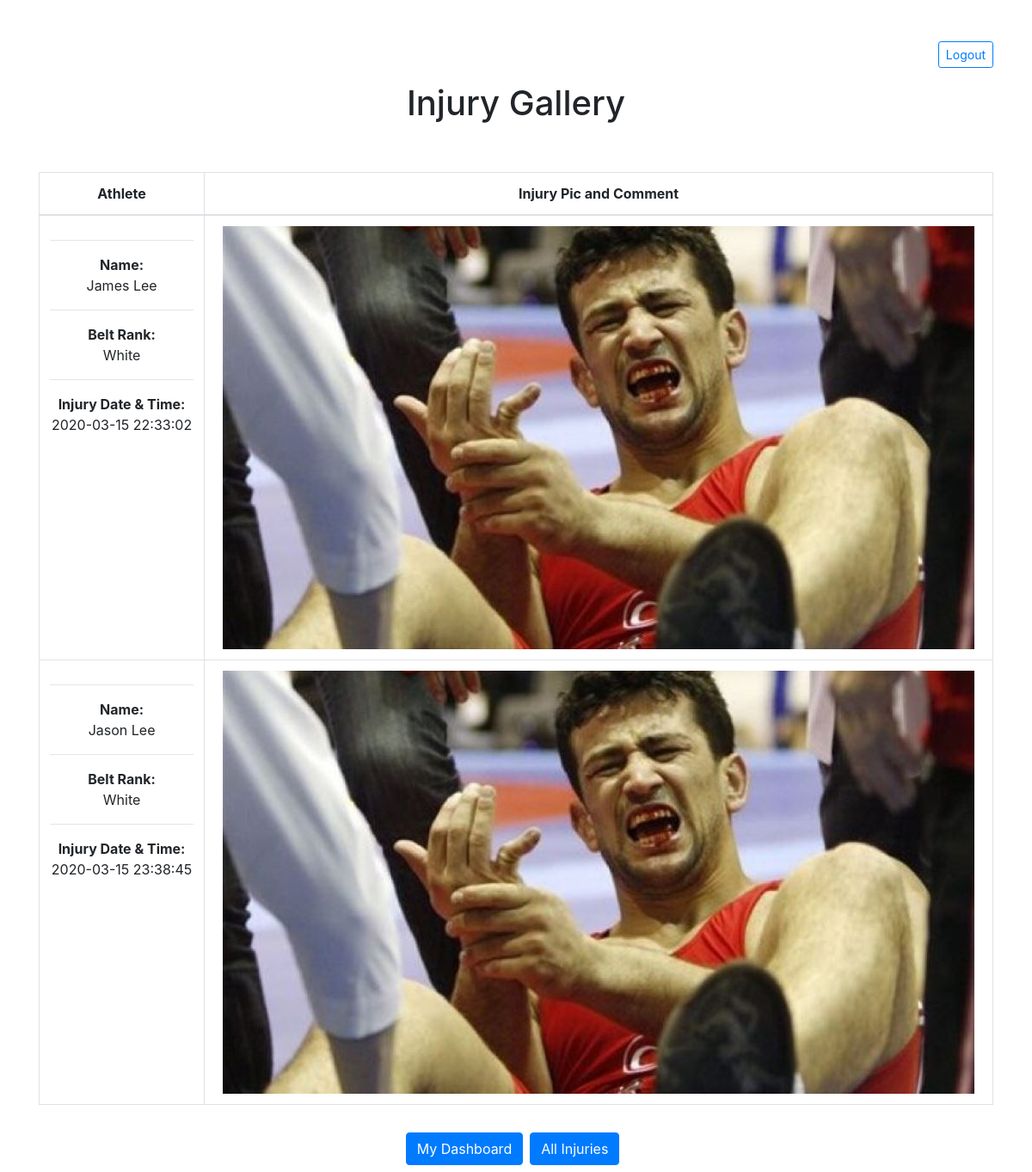
/photolog (signed in), run on an earlier commit of the app's database.
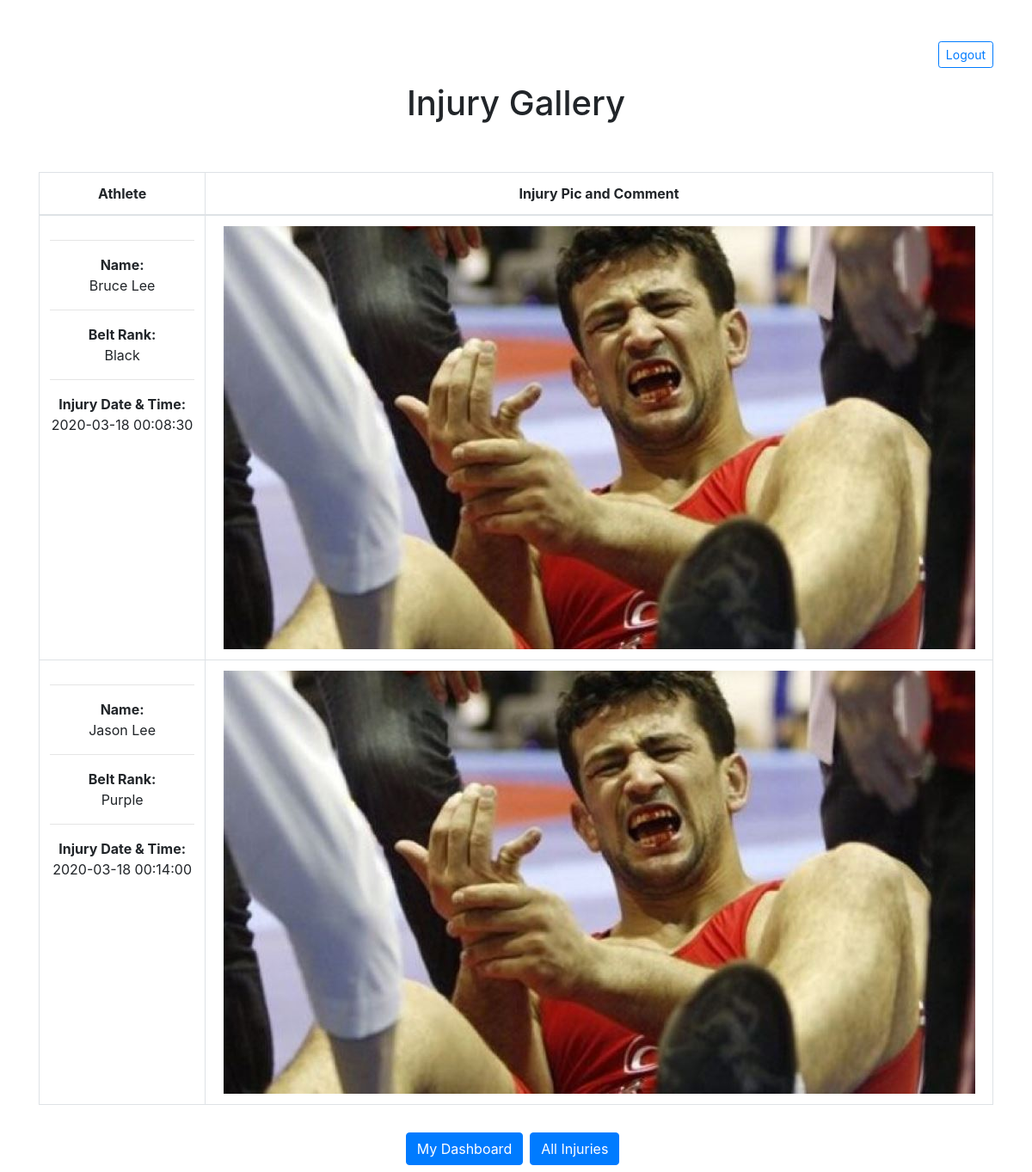
And on a later commit of the database.
### app.py (models this page shows, shortened)
class User(db.Model):
    __tablename__ = "users"
    id = db.Column(db.Integer, primary_key=True)
    first_name = db.Column(db.String(255))
    last_name = db.Column(db.String(255))
    belt_rank = db.Column(db.String(10))
    email = db.Column(db.String(255))
    password = db.Column(db.String(255))
    created_at = db.Column(db.DateTime, server_default=func.now())
    updated_at = db.Column(db.DateTime, server_default=func.now(), onupdate=func.now())

### app.py (the view)
@app.route('/photolog')
def photolog():
    if 'cur_user' not in session:
        return redirect("/")
    else:
        users_list = User.query.all()
        return render_template("/photolog.html", all_users = users_list)

### templates/photolog.html (shortened to what this page needs)
<!DOCTYPE html>
<html lang="en">
<head>
    <link rel="stylesheet" href="https://cdnjs.cloudflare.com/ajax/libs/twitter-bootstrap/4.4.1/css/bootstrap.min.css">
    <link rel="stylesheet" href="https://cdnjs.cloudflare.com/ajax/libs/font-awesome/5.11.2/css/all.min.css">
    <link rel="stylesheet" href="https://cdn.datatables.net/1.10.20/css/jquery.dataTables.min.css">
    <link rel="stylesheet" href="https://cdn.datatables.net/1.10.20/js/jquery.dataTables.min.js">
</head>
<body>
    <div class="container">
        <div class="float-right">
            <a href="/logout" class="btn btn-outline-primary btn-sm" role="button">Logout</a>
        </div>
        <div class="row mt-5 justify-content-center">
            <h1>Injury Gallery</h1>
        </div>
        <div class="row mt-5 justify-content-center">
            <div class="col">
                <div class="form-group">
                    <table class="table table-bordered table-md text-center table-hover">
                        <thead>
                            <tr>
                                <th scope="col">Athlete</th>
                                <th scope="col">Injury Pic and Comment</th>
                            </tr>
                        </thead>
                        <tbody>
                            {% for user in all_users %}
                            <tr>
                                <td scope="center text-center"><hr><p1><b>Name:</b><br></p1>{{ user.first_name }} {{ user.last_name }}
                                <hr><p1><b>Belt Rank:</b><br>{{ user.belt_rank }}</p1>
                                <hr><p1><b>Injury Date & Time:</b><br>{{ user.updated_at }}</p1>
                                </td>
                                <td scope="center"><img src="static/uploads/right_hand.jpg" alt="Oops.">
                                </td>
                            </tr>
                            {% endfor %}
                        </tbody>
                    </table>
                </div>
            </div>
            </div>
        </div>
        <div class="row mt-2 p-2 justify-content-center">
            <div class="btn-toolbar" role="toolbar" aria-label="Injury Tracker Pages">
                <div class="btn-group mr-2" role="group" aria-label="My Dashboard">
                    <a href="home" button type="button" class="btn btn-primary">My Dashboard</a>
                </div>
                <div class="btn-group mr-2" role="group" aria-label="Photolog">
                    <a href="all_injuries" button type="button" class="btn btn-primary">All Injuries</a>
                </div>
            </div>
        </div>
</body>
</html>

What changed in the data, as far as the page shows it:
removed User: first_name "James", last_name "Lee", belt_rank "White", updated_at "2020-03-15 22:33:02"
added User: first_name "Bruce", last_name "Lee", belt_rank "Black", updated_at "2020-03-18 00:08:30"
changed User "Jason": belt_rank "White" → "Purple"; updated_at "2020-03-15 23:38:45" → "2020-03-18 00:14:00"
